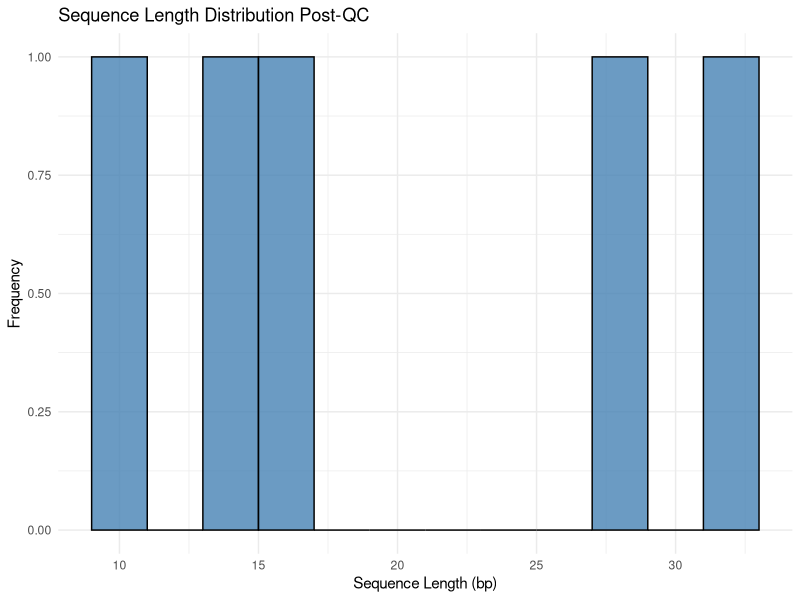

Write the R code that produced this figure.
# =========================================================================
# MODULE 2: Sequence Length Profiling & Quality Control (QC)
# AUTHOR: Kuncha Shashidhar
# 
# 🧬 ABOUT THE DATA:
# Format: Character vectors representing biological sequences (DNA/RNA).
# Description: Raw sequence data often contains artifacts such as truncated 
#              reads, adapter dimers, or unusually long concatemers. Profiling 
#              sequence length and basic nucleotide composition is the first 
#              line of defense in a QC pipeline.
# 
# 🔍 REAL WORLD APPLICATION:
# 1. Filtering out reads < 50bp before running DESeq2 or scRNA-seq mapping.
# 2. Calculating GC content to check for sequencing bias.
# 3. Generating length distribution plots for publication supplementary data.
# =========================================================================

# Load required libraries
library(stringr)
library(dplyr)
library(ggplot2)

cat("\n--- Phase 1: Profiling Sequence Lengths ---\n")

# Mock vector of raw DNA sequences of varying lengths and qualities
raw_sequences <- c(
  "ACGTACGTACGTACGT",                  # Normal read
  "GGTTAA",                            # Too short (artifact/dimer)
  "TTAACCGGTT",                        # Marginal
  "CCGGCCGGCCGGCCGGCCGGCCGGCCGG",      # Long read
  "ATGCATGCATGCAT",                    # Normal read
  "GCGCGCGCGCGCGCGCGCGCGCGCGCGCGCGC"   # High GC read
)

# Put into a dataframe for Tidyverse manipulation
seq_df <- data.frame(Sequence = raw_sequences)

# Calculate lengths using stringr
seq_df <- seq_df %>%
  mutate(Length = str_length(Sequence))

cat("\nRaw Sequence Lengths:\n")
print(seq_df)


cat("\n--- Phase 2: Quality Filtering by Length Threshold ---\n")

# Set our QC thresholds (e.g., keeping reads only between 10 and 50 bp)
min_length <- 10
max_length <- 50

filtered_seq_df <- seq_df %>%
  filter(Length >= min_length & Length <= max_length)

cat(sprintf("\nFiltered out %d sequences that failed length QC.\n", 
            nrow(seq_df) - nrow(filtered_seq_df)))


cat("\n--- Phase 3: GC Content Calculation ---\n")

# GC content is crucial for spotting PCR bias or target enrichment
# Logic: Count all 'G' and 'C' characters, divide by total string length

qc_final_df <- filtered_seq_df %>%
  mutate(
    G_count = str_count(Sequence, "G"),
    C_count = str_count(Sequence, "C"),
    GC_Content_Pct = round(((G_count + C_count) / Length) * 100, 2)
  ) %>%
  select(Sequence, Length, GC_Content_Pct) # Clean up output columns

cat("\nFinal QC Table (Length & GC Content):\n")
print(qc_final_df)


cat("\n--- Phase 4: Visualization (Length Distribution) ---\n")

# In a real dataset with millions of reads, visual QC is mandatory.
# Generating a quick histogram of sequence lengths using ggplot2.

length_plot <- ggplot(qc_final_df, aes(x = Length)) +
  geom_histogram(binwidth = 2, fill = "steelblue", color = "black", alpha = 0.8) +
  theme_minimal() +
  labs(
    title = "Sequence Length Distribution Post-QC",
    x = "Sequence Length (bp)",
    y = "Frequency"
  )

# Display the plot
print(length_plot)

cat("\nSequence Profiling & QC Pipeline Complete!\n")
